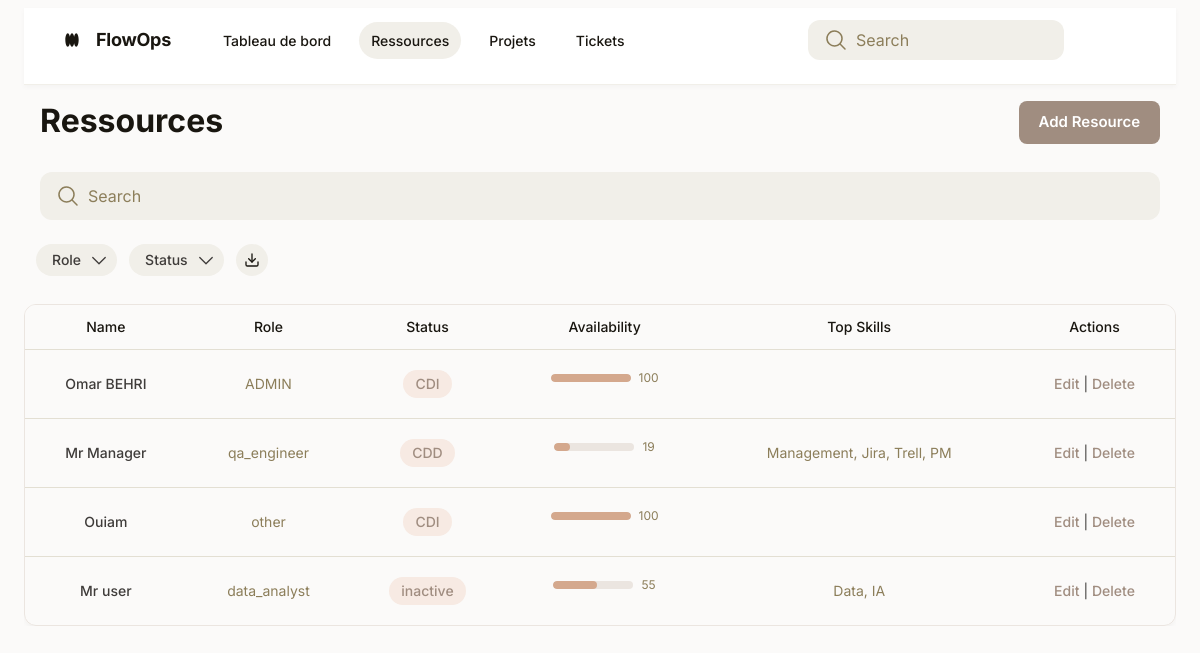
The app's page /ressources/ (signed in), older data.
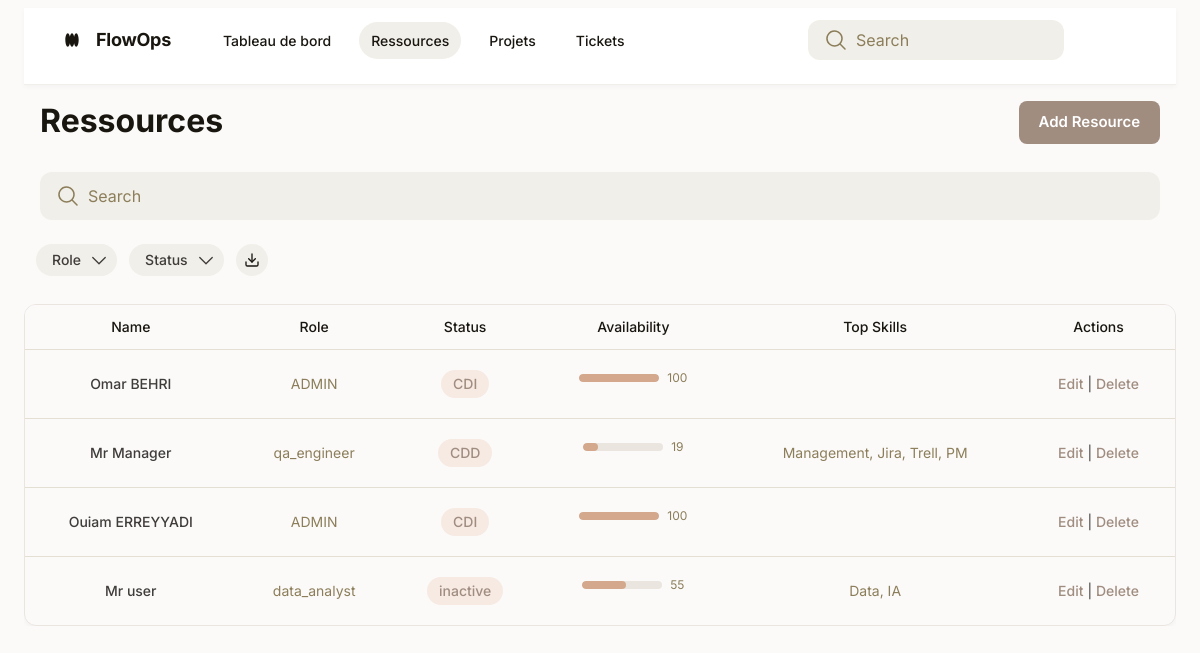
The same page, newer data.
### ressources/models.py (models this page shows, shortened)
class Ressource(AbstractUser):
    first_name = models.CharField(max_length=200)
    last_name = models.CharField(max_length=200)
    role = models.CharField(max_length=200)
    skills = models.TextField(blank=True)
    availability_rate = models.IntegerField(null=True, blank=True)
    manager = models.ForeignKey('self', on_delete=models.CASCADE, null=True, blank=True)
    status = models.CharField(max_length=200, choices=[
        ('Stagiaire', 'Stagiaire'),
        ('CDI', 'CDI'),
        ('Prestataire', 'Prestataire'),
        ('Alternant', 'Alternant'),
        ('CDD', 'CDD'),
        ('Autre', 'Autre')
    ])
    appRole = models.CharField(max_length=200, choices=[
        ('ADMIN', 'ADMIN'),
        ('MANAGER', 'MANAGER'),
        ('USER', 'USER')
    ])
    phone_number = models.CharField(max_length=20)
    entry_date = models.DateField(null=True, blank=True)
    location = models.CharField(max_length=200, null=True, blank=True)
    created_at = models.DateTimeField(auto_now_add=True)
    updated_at = models.DateTimeField(auto_now=True)
    email = models.EmailField(unique=True)
    profile_picture = models.ImageField(upload_to='profile_pictures/', blank=True, null=True)
    completed_tickets_count = models.IntegerField(default=0)
    completed_projects_count = models.IntegerField(default=0)
    USERNAME_FIELD = 'email'
    REQUIRED_FIELDS = ['first_name', 'last_name']

### ressources/views.py (the view, shortened to what this page needs)
# urls.py: path('ressources/', include('ressources.urls')),
@login_required
def ressources(request):
    user = request.user
    ressources = Ressource.objects.all()
    search_query = request.GET.get('search', '').strip()
    role_filter = request.GET.get('role', '')
    status_filter = request.GET.get('status', '')
    if role_filter:
        ressources = ressources.filter(role=role_filter)
    if status_filter:
        ressources = ressources.filter(status=status_filter)
    roles = Ressource.objects.values_list('role', flat=True).distinct()
    statuses = Ressource.objects.values_list('status', flat=True).distinct()
    return render(request, 'ressources.html', {
        'ressources': ressources,
        'roles': roles,
        'statuses': statuses,
        'current_role': role_filter,
        'current_status': status_filter,
        'search_query': search_query,
        'user_role': user.appRole
    })

### ressources/templates/ressources.html (shortened to what this page needs)
<!DOCTYPE html>
<html lang="fr">
<head>
    <script src="https://cdn.tailwindcss.com?plugins=forms,container-queries"></script>
</head>
<body class="relative flex size-full min-h-screen flex-col bg-[#fbfaf9] group/design-root overflow-x-hidden font-['Inter','Noto_Sans',sans-serif]">
    <div class="layout-container flex h-full grow flex-col">
        <div class="w-full px-6 py-2">
            <main class="layout-content-container flex flex-col max-w-full w-full flex-1">
                <header class="flex flex-col border-b border-solid border-b-[#f1efe9] px-10 py-3">
                    <div class="flex items-center justify-between whitespace-nowrap pb-3">
                        <div class="flex items-center gap-4 text-[#191610] flex-1">
                            <div class="size-4">
                            </div>
                            <h2 class="text-lg font-bold leading-tight tracking-[-0.015em] mr-6">FlowOps</h2>
                            <nav class="flex items-center gap-4">
                                <a href="/dashboard/" class="nav-link">Tableau de bord</a>
                                <a href="/ressources/" class="nav-link nav-link-active">Ressources</a>
                                <a href="/projects/" class="nav-link">Projets</a>
                                <a href="/tickets/" class="nav-link">Tickets</a>
                            </nav>
                        </div>
                        <div class="flex items-center gap-8">
                            <label class="flex flex-col min-w-40 !h-10 max-w-64">
                                <div class="flex w-full flex-1 items-stretch rounded-xl h-full">
                                    <div class="text-[#8c7e5a] flex border-none bg-[#f1efe9] items-center justify-center pl-4 rounded-l-xl border-r-0">
                                        <svg xmlns="http://www.w3.org/2000/svg" width="24px" height="24px" fill="currentColor" viewBox="0 0 256 256"><path d="M229.66,218.34l-50.07-50.06a88.11,88.11,0,1,0-11.31,11.31l50.06,50.07a8,8,0,0,0,11.32-11.32ZM40,112a72,72,0,1,1,72,72A72.08,72.08,0,0,1,40,112Z"></path></svg>
                                    </div>
                                    <input type="search" placeholder="Search" class="form-input flex w-full min-w-0 flex-1 resize-none overflow-hidden rounded-xl text-[#191610] focus:outline-0 focus:ring-0 border-none bg-[#f1efe9] focus:border-none h-full placeholder:text-[#8c7e5a] px-4 rounded-l-none border-l-0 pl-2 text-base font-normal leading-normal">
                                </div>
                            </label>
                            <div class="bg-center bg-no-repeat aspect-square bg-cover rounded-full size-10" style='background-image: url("https://lh3.googleusercontent.com/aida-public/AB6AXuCClaZNla2VNHXuP4EEYYlG4LkZLwYibWSxw8yzb3jGydK81D_AXUYkIFyinil-dc9nLIixSFYOYTnTHhPAgW7Rgol2xKBCRitPsQZieVpCouNpxeaDA1OI7g0YrTegaV3O8LYbFYa020XTuVl2BUh_ogXINAaMYgvy-Qf1gW_EwpSjARgbbgSpHrUHu2-NSkSyN6Hsnj4AV2VMoOKK1uqlaP9nCYh3DoUd0lAswDohEnIfDQFAkaDKUBLhl05fMAHKUp8zap8Bqv4")'></div>
                        </div>
                    </div>
                </header>
                <div class="flex flex-wrap justify-between gap-3 p-4">
                    <div class="flex min-w-72 flex-col gap-3">
                        <p class="text-[#191610] tracking-light text-[32px] font-bold leading-tight">Ressources</p>
                    </div>
                    <button class="add-resource-btn" onclick="window.location.href='/ressources/add/'">Add Resource</button>
                </div>
                <div class="px-4 py-3">
                    <label class="flex flex-col min-w-40 h-12 w-full">
                        <div class="flex w-full flex-1 items-stretch rounded-xl h-full">
                            <div class="text-[#8c7e5a] flex border-none bg-[#f1efe9] items-center justify-center pl-4 rounded-l-xl border-r-0">
                                <svg xmlns="http://www.w3.org/2000/svg" width="24px" height="24px" fill="currentColor" viewBox="0 0 256 256"><path d="M229.66,218.34l-50.07-50.06a88.11,88.11,0,1,0-11.31,11.31l50.06,50.07a8,8,0,0,0,11.32-11.32ZM40,112a72,72,0,1,1,72,72A72.08,72.08,0,0,1,40,112Z"></path></svg>
                            </div>
                            <input type="search" id="search-input" name="search" value="{{ search_query }}" placeholder="Search" class="form-input flex w-full min-w-0 flex-1 resize-none overflow-hidden rounded-xl text-[#333] focus:outline-0 focus:ring-0 border-none bg-[#f1efe9] focus:border-none h-full placeholder:text-[#8c7e5a] px-4 rounded-l-none border-l-0 pl-2 text-base font-normal leading-normal" form="ressource-filter-form">
                        </div>
                    </label>
                </div>
                <div class="flex gap-3 p-3 flex-wrap pr-4">
                    <form id="ressource-filter-form" method="get" action="" class="flex flex-wrap gap-3 items-center">
                        <div class="relative inline-block">
                            <button type="button" id="role-dropdown-btn" class="filter-btn {% if current_role %}active{% endif %}">
                                Role {% if current_role %}({{ current_role }}){% endif %}
                                <svg xmlns="http://www.w3.org/2000/svg" width="20px" height="20px" fill="currentColor" viewBox="0 0 256 256"><path d="M213.66,101.66l-80,80a8,8,0,0,1-11.32,0l-80-80A8,8,0,0,1,53.66,90.34L128,164.69l74.34-74.35a8,8,0,0,1,11.32,11.32Z"></path></svg>
                            </button>
                        </div>
                        <div class="relative inline-block">
                            <button type="button" id="status-dropdown-btn" class="filter-btn {% if current_status %}active{% endif %}">
                                Status {% if current_status %}({{ current_status }}){% endif %}
                                <svg xmlns="http://www.w3.org/2000/svg" width="20px" height="20px" fill="currentColor" viewBox="0 0 256 256"><path d="M213.66,101.66l-80,80a8,8,0,0,1-11.32,0l-80-80A8,8,0,0,1,53.66,90.34L128,164.69l74.34-74.35a8,8,0,0,1,11.32,11.32Z"></path></svg>
                            </button>
                        </div>
                                                <button type="button" class="flex h-8 w-8 shrink-0 items-center justify-center rounded-full bg-[#f1efe9] text-[#191610]" onclick="exportRessourcesExcel()">
                        </button>
                    </form>
                </div>
                <div class="mt-4 w-full overflow-x-auto">
                    <div class="overflow-hidden rounded-xl border border-[#e3dfd3]">
                        <table class="min-w-full border-collapse text-sm">
                            <thead>
                                <tr class="bg-[#fbfaf9] text-left text-[#191610]">
                                    <th class="px-4 py-3 font-medium text-center">Name</th>
                                    <th class="px-4 py-3 font-medium text-center">Role</th>
                                    <th class="px-4 py-3 font-medium text-center">Status</th>
                                    <th class="px-4 py-3 font-medium text-center">Availability</th>
                                    <th class="px-4 py-3 font-medium text-center">Top Skills</th>
                                    {% if user_role == 'ADMIN' %}
                                    <th class="px-4 py-3 font-medium text-center">Actions</th>
                                    {% endif %}
                                </tr>
                            </thead>
                            <tbody>
                                {% for ressource in ressources %}
                                <tr class="border-t border-t-[#e3dfd3] cursor-pointer hover:bg-[#f1efe9]" onclick="window.location.href='/ressources/details/{{ ressource.id }}/'">
                                    <td class="whitespace-nowrap px-4 py-5 font-medium text-center">{{ ressource.first_name }} {{ ressource.last_name }}</td>
                                    <td class="px-4 py-5 text-[#8c7e5a] text-center">{{ ressource.role }}</td>
                                    <td class="status-cell px-4 py-5 text-center">
                                        <span class="status-badge {% if ressource.status == 'Active' %}status-active{% else %}status-inactive{% endif %} rounded-full px-3 py-1 text-sm font-medium">{{ ressource.status }}</span>
                                    </td>
                                    <td class="px-4 py-5 text-center availability-cell">
                                        <div class="availability-bar-container bg-[#EBE5E0]">
                                            <div class="availability-bar bg-[#D4A88D]" style="width: {{ ressource.availability_rate|default:0 }}%;"></div>
                                        </div>
                                        <span class="text-[#8c7e5a] text-xs ml-2">{{ ressource.availability_rate|default:0 }}</span>
                                    </td>
                                    <td class="px-4 py-5 text-[#8c7e5a] text-center">{{ ressource.skills }}</td>
                                    {% if user_role == 'ADMIN' %}
                                    <td class="px-4 py-5 text-center" onclick="event.stopPropagation();">
                                        <a href="/ressources/edit/{{ ressource.id }}/" class="text-[#A08D80] hover:underline text-sm font-medium">Edit</a> |
                                        <a href="#" onclick="confirmDelete({{ ressource.id }})" class="text-[#A08D80] hover:underline text-sm font-medium">Delete</a>
                                    </td>
                                    {% endif %}
                                </tr>
                                {% empty %}
                                <tr><td colspan="6" class="text-center py-5">No ressources found.</td></tr>
                                {% endfor %}
                                </tbody>
                        </table>
                    </div>
                </div>
            </main>
        </div>
    </div>
</body>
</html>

### ressources/templates/ressources.html (style rules this page uses)
:root { --primary-color: #A08D80; --secondary-color: #D4CCC1; --text-color-dark: #3F3C3A; --text-color-medium: #6E6864; --text-color-light: #9C9591; --bg-light: #FBF9F7; --bg-white: #FFFFFF; --border-color: #EBE5E0; --status-active-bg: #EAE6DF; --status-active-text: #6E6864; --status-inactive-bg: #F7EAE3; --status-inactive-text: #A08D80; --nav-link-color: #191610; --nav-link-hover-bg: #f1efe9; --nav-link-active-bg: #f1efe9; --nav-link-active-color: #191610; --button-bg-light: #F0EDE9; --availability-bar-color: #D4A88D; --availability-bar-bg: #EBE5E0; --availability-dot-color: #D4A88D; --action-button-primary-bg: var(--primary-color); --action-button-primary-text: var(--bg-white); --action-button-delete-bg: #F7EAE3; --action-button-delete-text: #A08D80; --shadow-light: rgba(0, 0, 0, 0.03); }
body { font-family: 'Inter', 'Noto Sans', sans-serif; color: var(--text-color-dark); }
header { background-color: var(--bg-white); box-shadow: 0 2px 5px var(--shadow-light); position: sticky; top: 0; z-index: 1000; }
.nav-link { display: flex; align-items: center; gap: 0.5rem; padding: 0.5rem 0.75rem; color: var(--nav-link-color); font-size: 0.875rem; font-weight: 500; border-radius: 9999px; transition: background-color 0.2s ease, color 0.2s ease; white-space: nowrap; }
.nav-link-active { background-color: var(--nav-link-active-bg); color: var(--nav-link-active-color); }
.add-resource-btn { background-color: var(--primary-color); color: var(--bg-white); padding: 10px 20px; border: none; border-radius: 8px; font-size: 15px; font-weight: 600; cursor: pointer; transition: background-color 0.2s ease; }
.filter-btn { display: flex; height: 2rem; flex-shrink: 0; align-items: center; justify-content: center; gap: 0.5rem; border-radius: 9999px; background-color: #f1efe9; padding-left: 1rem; padding-right: 0.5rem; color: var(--text-color-dark); font-size: 0.875rem; font-weight: 500; line-height: normal; border: none; transition: background-color 0.2s ease; text-align: center; cursor: pointer; }
.status-badge { padding: 5px 12px; border-radius: 20px; font-size: 13px; font-weight: 600; display: inline-block; }
.status-inactive { background-color: var(--status-inactive-bg); color: var(--status-inactive-text); }
.availability-cell { display: flex; align-items: center; justify-content: center; }
.availability-bar-container { width: 80px; height: 8px; border-radius: 4px; background-color: var(--availability-bar-bg); overflow: hidden; }
.availability-bar { height: 100%; background-color: var(--availability-bar-color); border-radius: 4px; }
.overflow-hidden.rounded-xl.border.border-\[\#e3dfd3\] { border-color: var(--border-color) !important; box-shadow: 0 4px 6px -1px var(--shadow-light), 0 2px 4px -1px rgba(0, 0, 0, 0.02) !important; }
table thead th { text-align: center; }
table tbody td { text-align: center; }

Row changes from the older to the newer data that the page shows:
changed Ressource "Ouiam": last_name (not shown) → "ERREYYADI"; role "other" → "ADMIN"
